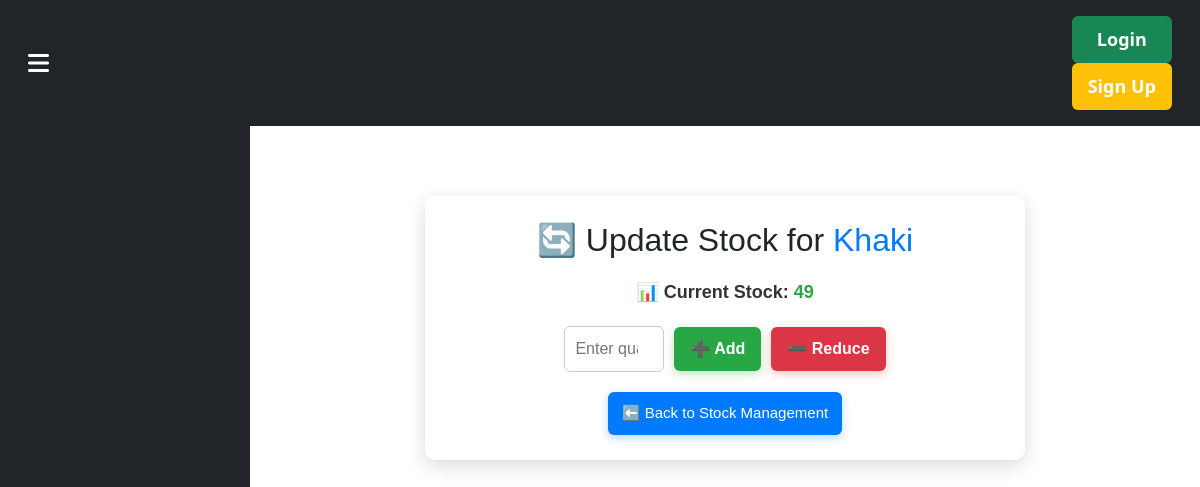
The page /inventory/stock/update/14/ on the database as committed earlier.
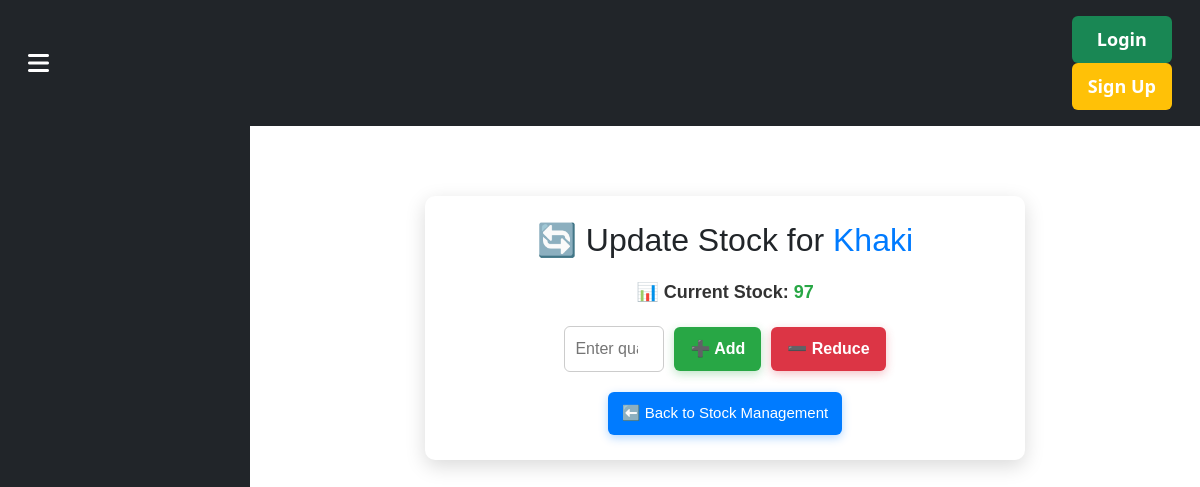
The same page on the database as committed later.
### inventory/models.py (models this page shows, shortened)
class Stock(models.Model):
    product = models.ForeignKey(Product, on_delete=models.CASCADE, related_name='stock_entries')
    quantity = models.PositiveIntegerField()
    low_stock_threshold = models.PositiveIntegerField(default=10)
    last_updated = models.DateTimeField(auto_now=True)

### inventory/views.py (the view, shortened to what this page needs)
# urls.py: path('stock/update/', update_stock, name='update_stock'),
@csrf_exempt
def update_stock(request, product_id):
    product = get_object_or_404(Product, id=product_id)
    stock_entry = Stock.objects.filter(product=product).first()
    return render(request, "inventory/update_stock_list.html", {"product": product, "stock": stock_entry})

### inventory/templates/inventory/update_stock_list.html (shortened to what this page needs)
{% extends 'base.html' %}
{% block content %}
<div class="container">
    <h2>🔄 Update Stock for <span style="color: #007bff;">{{ product.name }}</span></h2>
    <div class="stock-info">
        📊 Current Stock: <span style="color: #28a745;">{{ stock.quantity }}</span>
    </div>
    <form action="{% url 'inventory:update_stock' product.id %}" method="post" class="stock-form">
        <input type="number" name="quantity" placeholder="Enter quantity" required class="stock-input">
        <button type="submit" name="action" value="add" class="btn btn-add">➕ Add</button>
        <button type="submit" name="action" value="reduce" class="btn btn-reduce">➖ Reduce</button>
    </form>
    <a href="{% url 'inventory:view_stock' %}" class="back-btn">⬅️ Back to Stock Management</a>
</div>
{% endblock %}

Rows that differ between the two databases and show on the page:
changed Stock: quantity "49" → "97"
